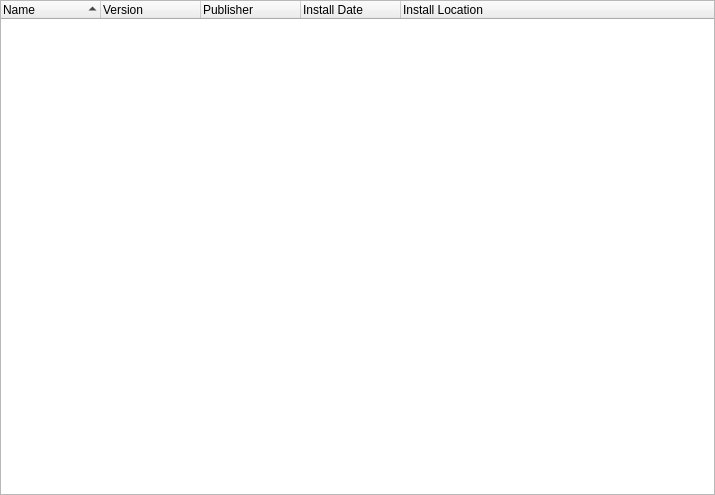
<?xml version="1.0" encoding="UTF-8"?>
<ui version="4.0">
 <class>SysInfoApplications</class>
 <widget class="QWidget" name="SysInfoApplications">
  <property name="geometry">
   <rect>
    <x>0</x>
    <y>0</y>
    <width>715</width>
    <height>495</height>
   </rect>
  </property>
  <property name="windowTitle">
   <string/>
  </property>
  <layout class="QVBoxLayout" name="verticalLayout">
   <property name="leftMargin">
    <number>0</number>
   </property>
   <property name="topMargin">
    <number>0</number>
   </property>
   <property name="rightMargin">
    <number>0</number>
   </property>
   <property name="bottomMargin">
    <number>0</number>
   </property>
   <item>
    <widget class="QTreeWidget" name="tree">
     <property name="contextMenuPolicy">
      <enum>Qt::ContextMenuPolicy::CustomContextMenu</enum>
     </property>
     <property name="showDropIndicator" stdset="0">
      <bool>false</bool>
     </property>
     <property name="indentation">
      <number>0</number>
     </property>
     <property name="sortingEnabled">
      <bool>true</bool>
     </property>
     <attribute name="headerShowSortIndicator" stdset="0">
      <bool>true</bool>
     </attribute>
     <column>
      <property name="text">
       <string>Name</string>
      </property>
     </column>
     <column>
      <property name="text">
       <string>Version</string>
      </property>
     </column>
     <column>
      <property name="text">
       <string>Publisher</string>
      </property>
     </column>
     <column>
      <property name="text">
       <string>Install Date</string>
      </property>
     </column>
     <column>
      <property name="text">
       <string>Install Location</string>
      </property>
     </column>
    </widget>
   </item>
  </layout>
  <action name="action_copy_row">
   <property name="text">
    <string>Copy Row</string>
   </property>
  </action>
  <action name="action_copy_value">
   <property name="text">
    <string>Copy Value</string>
   </property>
  </action>
  <action name="action_search_in_google">
   <property name="text">
    <string>Search in Google</string>
   </property>
  </action>
 </widget>
 <resources/>
 <connections/>
</ui>
